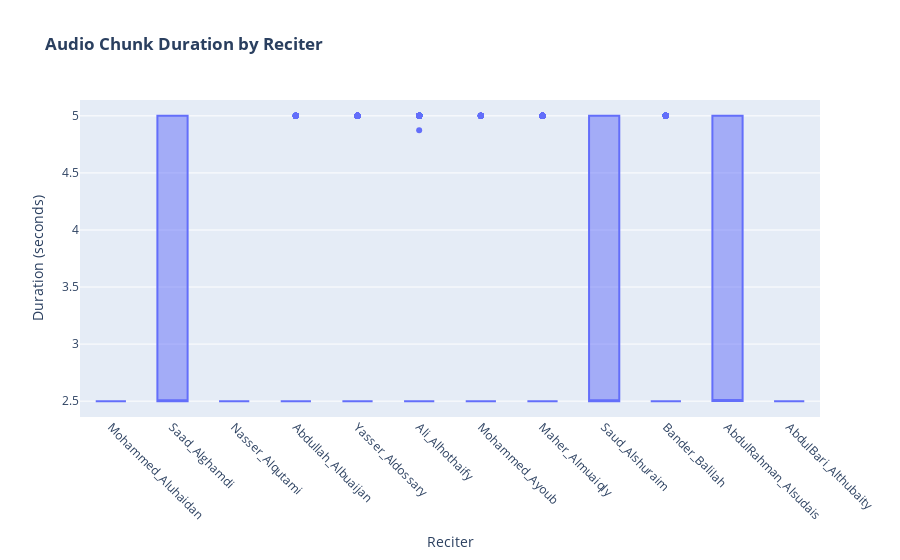

Notebook code for this chart:
### Code cell
import warnings
warnings.filterwarnings('ignore')

# === STEP 1: DEFINE DATASET PATH AND CREATE METADATA DATAFRAME ===
# --- IMPORTANT: Change this path to where your 'Dataset' folder is located ---
DATASET_ROOT_PATH = 'Dataset'
print(f"Scanning for audio files in: {DATASET_ROOT_PATH}")

# Check if the path exists
if not os.path.exists(DATASET_ROOT_PATH):
    print(f"Error: The directory '{DATASET_ROOT_PATH}' was not found.")
    print("Please make sure you have set the DATASET_ROOT_PATH variable correctly.")

else:
    file_list = []
    # Walk through the directory structure
    for root, dirs, files in os.walk(DATASET_ROOT_PATH):
        for file in files:
            if file.endswith('.wav'):  # Check if the file is an audio file
                # Get the full file path
                file_path = os.path.join(root, file)
                # The reciter's name is the name of the parent folder
                reciter_name = os.path.basename(root)
                file_list.append({'reciter_name': reciter_name ,'file_path': file_path})

    # Create a pandas DataFrame
    metadata_df = pd.DataFrame(file_list)
    print(f"\nSuccessfully created DataFrame with {len(metadata_df)} audio files ")
    print("Here's a sample of the data:")
    print(metadata_df.head())


# === STEP 2: DURATION ANAYLSIS ===
# Let's verify that the audio files are short, consistent chunks.
print("\n--- Starting Step 2: Duration Analysis ---")

# This function is safe and returns None if a file is corrupt
def get_duration(file_path):
    try:
        return librosa.get_duration(path=file_path)
    except Exception as e:
        print(f"Could nor process {file_path}: {e}")
        return None
    
# Use tqdm to show a progress bar as this can take a moment
tqdm.pandas(desc="Calculating durations")
metadata_df['duration_s'] = metadata_df['file_path'].progress_apply(get_duration)

# Plot the results
fig_duration = px.box(metadata_df, x='reciter_name', y='duration_s', 
                      title='<b>Audio Chunk Duration by Reciter</b>',
                      labels={'reciter_name': 'Reciter', 'duration_s': 'Duration (seconds)'})

fig_duration.update_xaxes(tickangle=45)
print("Displaying interactive duration plot...")
fig_duration.show()


# === STEP 3: VOCAL FEATURE EXTRACTION ===
# This is the most intensive step. We will extract Pitch, Timbre, and MFCCs.
print("\n--- Starting Step 3: Vocal Feature Extraction (This will take several minutes)---")

def extract_features(file_path):
    try:
        # Load the audio file
        y, sr = librosa.load(file_path, sr=None)

        # 1. Spectral Centroid (Timbre/Brightness)
        spectral_centroid = np.mean(librosa.feature.spectral_centroid(y=y, sr=sr)[0])

        # 2. Pitch (Fundamental Frequency) - using a robust method
        pitches, _ = librosa.core.piptrack(y=y, sr=sr)
        # get the mean pitch of non-zero pitches
        valid_pitches = pitches[pitches > 0]
        avg_pitch = np.mean(valid_pitches) if len(valid_pitches) > 0 else 0.0

        # 3. MFCCs (for t-SNE) - we take the mean across time
        mfccs = np.mean(librosa.feature.mfcc(y=y, sr=sr, n_mfcc=13), axis=1)
        # ???? -  za ovo mi treba skripta

        return pd.Series([spectral_centroid, avg_pitch, mfccs])
    
    except Exception as e:
        print(f"Could not process {file_path}: {e}")
        return pd.Series([None, None, None])
    
# Apply the feature extraction function
tqdm.pandas(desc="Extracting Vocal Features")
metadata_df[['spectral_centroid', 'avg_pitch', 'mfccs']] = metadata_df['file_path'].progress_apply(extract_features)

print("\nFeature extraction complete.")
print("Here's the DataFrame with the new features:")
print(metadata_df.head())

### Figure 1 — Plotly figure (JSON) as saved in the notebook; plotly's stock layout.template omitted (floating-point values rounded to 4 significant figures; data arrays with more than 128 entries replaced by an {"elided": "..."} marker saying what was removed)
{"data": [{"alignmentgroup": "True", "hovertemplate": "Reciter=%{x}<br>Duration (seconds)=%{y}<extra></extra>", "legendgroup": "", "marker": {"color": "#636efa"}, "name": "", "notched": false, "offsetgroup": "", "orientation": "v", "showlegend": false, "type": "box", "x": {"elided": "6688 str values"}, "x0": " ", "xaxis": "x", "y": {"elided": "6688 float values"}, "y0": " ", "yaxis": "y"}], "layout": {"boxmode": "group", "legend": {"tracegroupgap": 0}, "title": {"text": "<b>Audio Chunk Duration by Reciter</b>"}, "xaxis": {"anchor": "y", "domain": [0, 1], "tickangle": 45, "title": {"text": "Reciter"}}, "yaxis": {"anchor": "x", "domain": [0, 1], "title": {"text": "Duration (seconds)"}}}}
